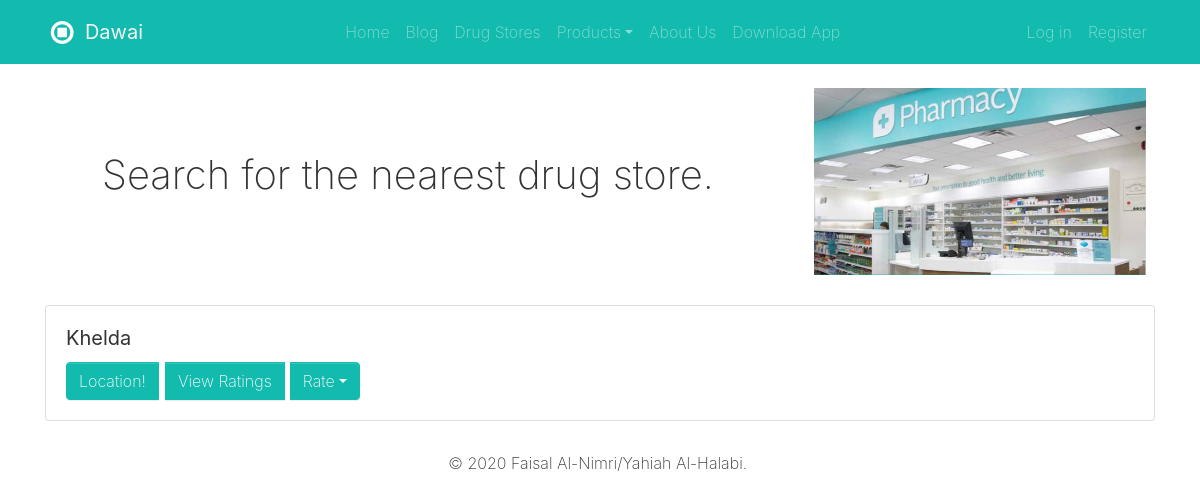
The app's page /drugstores, older data.
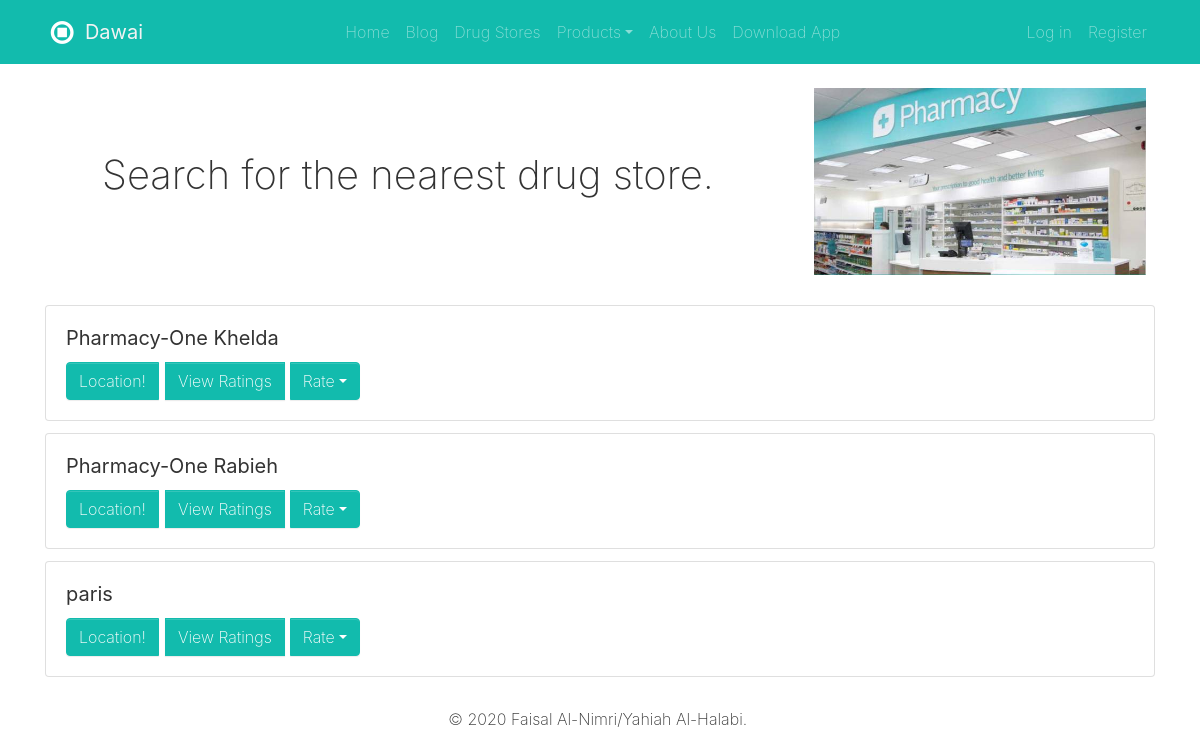
The same page, newer data.
### dawaiApp/models.py (models this page shows, shortened)
class drugStore(models.Model):
	name = models.CharField(max_length = 100, primary_key = True)
	password = models.CharField(max_length = 100)
	location = models.CharField(max_length = 1000)
	contacts = models.TextField(max_length = 1000)
	rating = models.FloatField(default = 5)
	noOfRatings = models.IntegerField(default = 1)

### dawaiApp/views.py (the view)
# urls.py: path('drugstores', views.drugStores),
def drugStores(request):
			data = {"drugStores": drugStore.objects.all()}
			return render(request, "drugstores.html", data)

### dawaiApp/templates/drugstores.html (shortened to what this page needs)
{% extends "template.html" %}
{% block content %}
  <div class="py-0">
    <div class="container">
      <div class="row">
        <div class="col-lg-8 p-md-5 p-3 d-flex flex-column justify-content-center">
          <h1>Search for the nearest drug store.</h1>
        </div>
        <div class="col-lg-4 p-3"><img class="img-fluid d-block" src="/static/images/ph1.jpg"></div>
      </div>
    </div>
  </div>
{% for store in drugStores%}
	<div class="py-1">
		<div class="container">
		<div class="row">
			<div class="col-md-12">
			<div class="card">
				<div class="card-body">
				<h5 class="card-title"><b>{{store.name}}</b></h5>
				<div class="btn-group">
					<a href="{{store.location}}" class="btn btn-primary">Location!</a>
					<button class="btn btn-primary mx-1" data-toggle="modal" data-target="#Rating" onclick="getRatings('{{store.name}}')">View Ratings</button>
					<div class="btn-group">
					<button class="btn btn-primary dropdown-toggle" data-toggle="dropdown">Rate</button>
					</div>
				</div>
				</div>
			</div>
			</div>
		</div>
		</div>
	</div>
	{% endfor %}
{% endblock %}

### dawaiApp/templates/template.html (shortened to what this page needs)
<!DOCTYPE html>
<html>
<head>
  <link rel="stylesheet" href="https://cdnjs.cloudflare.com/ajax/libs/font-awesome/4.7.0/css/font-awesome.min.css" type="text/css">
  <link rel="stylesheet" href="/static/theme.css" type="text/css">
</head>
<body>
  <nav class="navbar navbar-expand-md bg-primary navbar-dark">
    <div class="container">
      <div class="collapse navbar-collapse" id="navbar19"> <a class="navbar-brand d-none d-md-block" href="/">
          <i class="fa fa-stop-circle-o fa-lg fa-fw d-inline-block"></i>
          <b class="text-light"> Dawai</b>
        </a>
        <ul class="navbar-nav mx-auto text-capitalize shadow-none" style="">
          <li class="nav-item"> <a class="nav-link" href="/">Home</a> </li>
            <li class="nav-item"> <a class="nav-link" href="/blogs">Blog</a> </li>
          <li class="nav-item"> <a class="nav-link" href="/drugstores">Drug Stores</a> </li>
          <li class="nav-item dropdown" style=""> <a class="nav-link dropdown-toggle" id="navbarDropdownMenuLink" data-toggle="dropdown" aria-haspopup="true" aria-expanded="false">Products</a>
          </li>
          <li class="nav-item"><a class="nav-link" href="/about">About Us</a></li>
          <li class="nav-item"><a class="nav-link" href="/downloadApp">Download App</a></li>
        </ul>
        <ul class="navbar-nav">
        {% if request.session.id %}
          <li class="nav-item"> <a class="nav-link" href="/logout">logout</a> </li>
          <li class="nav-item"> <a class="nav-link" href="/profile">{{request.session.id}}</a> </li>
        {% else %}
            <li class="nav-item"> <a class="nav-link" href="/signin">Log in</a> </li>
            <li class="nav-item"> <a class="nav-link" href="/signup">Register</a> </li>
        {% endif %}
        </ul>
      </div>
    </div>
  </nav>
        {% block content %}
        {% endblock %}
  <div class="py-3">
    <div class="container">
      <div class="row">
        <div class="col-md-12 text-center">
          <p class="mb-0">© 2020 Faisal Al-Nimri/Yahiah Al-Halabi.&nbsp;</p>
        </div>
      </div>
    </div>
  </div>
</body>
</html>

Row changes from the older to the newer data that the page shows:
removed drugStore: name "Khelda"
added drugStore: name "Pharmacy-One Khelda"
added drugStore: name "Pharmacy-One Rabieh"
added drugStore: name "paris"
